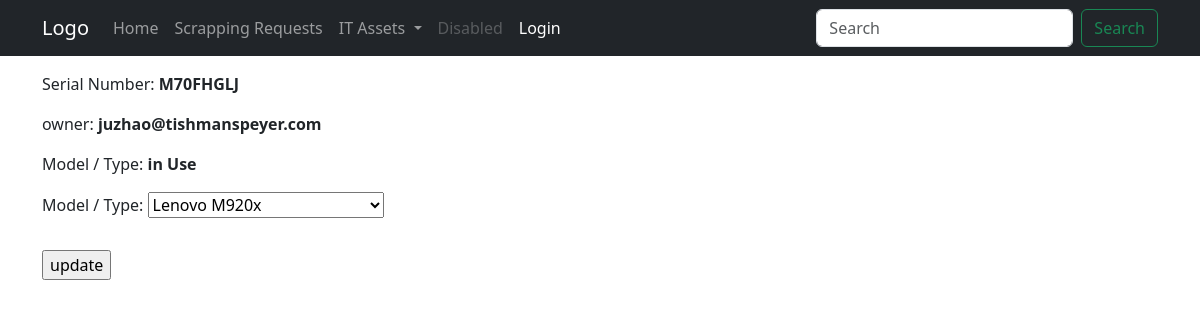
The app's page /nanoassets/instance/M70FHGLJ/modeltypeupdate/, older data.
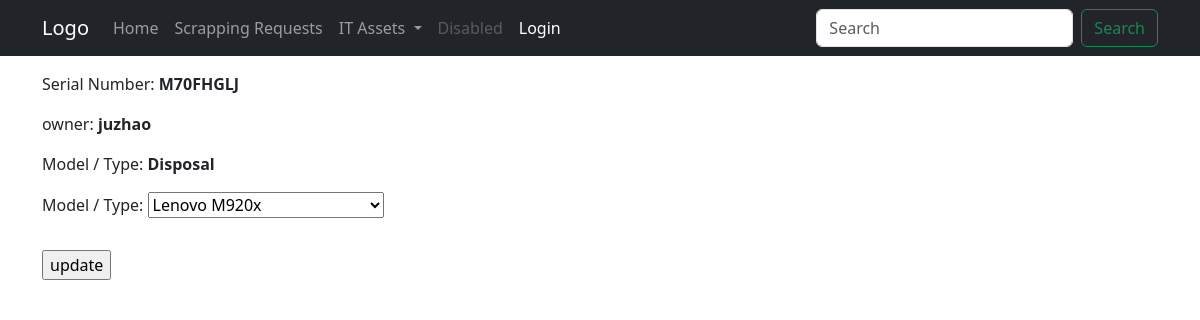
The same page, newer data.
### nanoassets/models.py (models this page shows, shortened)
class Instance(models.Model):
    serial_number = models.CharField(
        primary_key=True, max_length=20, help_text='enter serial #')
    model_type = models.ForeignKey("nanoassets.ModelType", verbose_name=_(
        "Model / Type"), on_delete=models.SET_NULL, null=True, blank=True)
    owner = models.ForeignKey(User, verbose_name=_(
        "Owner"), on_delete=models.SET_NULL, null=True, blank=True)
    INSTANCE_STATUS = (
        ('A', 'Available'),
        ('U', 'in Use'),
        ('R', 'in Repair'),
        ('S', 'Scrapped')
    )
    status = models.CharField(max_length=15, choices=INSTANCE_STATUS,
                              default='Available', help_text='Asset availability')
    eol_date = models.DateField(null=True, blank=True)
    scrap_request = models.ForeignKey("nanoassets.ScrapRequest", verbose_name=_(
        "Scrap Request"), on_delete=models.SET_NULL, null=True, blank=True)
    class Meta:
        ordering = ['model_type', 'eol_date',]

### nanoassets/views.py (the view)
class InstanceModelTypeUpdate(UpdateView):
    model = Instance
    fields = ['model_type']
    template_name = 'nanoassets/instance_update_modeltype.html'
    success_url = reverse_lazy('instance-list')

### nanoassets/models.py (called while the page is built)
    def __str__(self):
        return '%s %s' % (self.manufacturer, self.name)

    def __str__(self):
        return self.name

### nanoassets/templates/nanoassets/instance_update_modeltype.html (shortened to what this page needs)
{% extends 'base.html' %}
{% block page_content %}
  <p>
    Serial Number: <b>{{ instance.serial_number }} </b>
  </p>
  <p>
    owner: <b>{{ instance.owner }} </b>
  </p>
  <p>
    Model / Type: <b>{{ instance.get_status_display }} </b>
  </p>
  <form action="" method="post">
    <table class="table">
      {{ form.as_p }}
    </table>
    <input type="submit" value="update" />
  </form>
{% endblock page_content %}

Row changes from the older to the newer data that the page shows:
changed Instance "M70FHGLJ": owner "juzhao@tishmanspeyer.com" → "juzhao"; status "in Use" → "Disposal"
